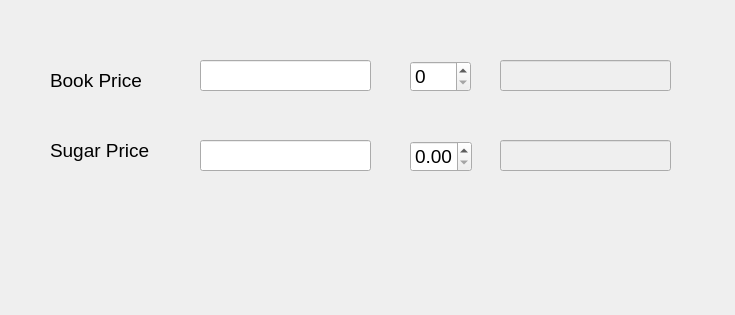
<?xml version="1.0" encoding="UTF-8"?>
<ui version="4.0">
 <class>Dialog</class>
 <widget class="QDialog" name="Dialog">
  <property name="geometry">
   <rect>
    <x>0</x>
    <y>0</y>
    <width>735</width>
    <height>315</height>
   </rect>
  </property>
  <property name="font">
   <font>
    <pointsize>14</pointsize>
   </font>
  </property>
  <property name="windowTitle">
   <string>Dialog</string>
  </property>
  <widget class="QLabel" name="label">
   <property name="geometry">
    <rect>
     <x>50</x>
     <y>70</y>
     <width>91</width>
     <height>21</height>
    </rect>
   </property>
   <property name="text">
    <string>Book Price</string>
   </property>
  </widget>
  <widget class="QLabel" name="label_2">
   <property name="geometry">
    <rect>
     <x>50</x>
     <y>140</y>
     <width>101</width>
     <height>21</height>
    </rect>
   </property>
   <property name="text">
    <string>Sugar Price</string>
   </property>
  </widget>
  <widget class="QLabel" name="labelTotalAmount">
   <property name="geometry">
    <rect>
     <x>400</x>
     <y>220</y>
     <width>271</width>
     <height>41</height>
    </rect>
   </property>
   <property name="text">
    <string/>
   </property>
  </widget>
  <widget class="QLineEdit" name="lineEditBookPrice">
   <property name="geometry">
    <rect>
     <x>200</x>
     <y>60</y>
     <width>171</width>
     <height>31</height>
    </rect>
   </property>
  </widget>
  <widget class="QLineEdit" name="lineEditSugarPrice">
   <property name="geometry">
    <rect>
     <x>200</x>
     <y>140</y>
     <width>171</width>
     <height>31</height>
    </rect>
   </property>
  </widget>
  <widget class="QSpinBox" name="spinBoxBookQty">
   <property name="geometry">
    <rect>
     <x>410</x>
     <y>61</y>
     <width>61</width>
     <height>31</height>
    </rect>
   </property>
  </widget>
  <widget class="QDoubleSpinBox" name="doubleSpinBoxSugarWeight">
   <property name="geometry">
    <rect>
     <x>410</x>
     <y>141</y>
     <width>62</width>
     <height>31</height>
    </rect>
   </property>
  </widget>
  <widget class="QLineEdit" name="lineEditBookAmount">
   <property name="enabled">
    <bool>false</bool>
   </property>
   <property name="geometry">
    <rect>
     <x>500</x>
     <y>60</y>
     <width>171</width>
     <height>31</height>
    </rect>
   </property>
  </widget>
  <widget class="QLineEdit" name="lineEditSugarAmount">
   <property name="enabled">
    <bool>false</bool>
   </property>
   <property name="geometry">
    <rect>
     <x>500</x>
     <y>140</y>
     <width>171</width>
     <height>31</height>
    </rect>
   </property>
  </widget>
 </widget>
 <resources/>
 <connections/>
</ui>
